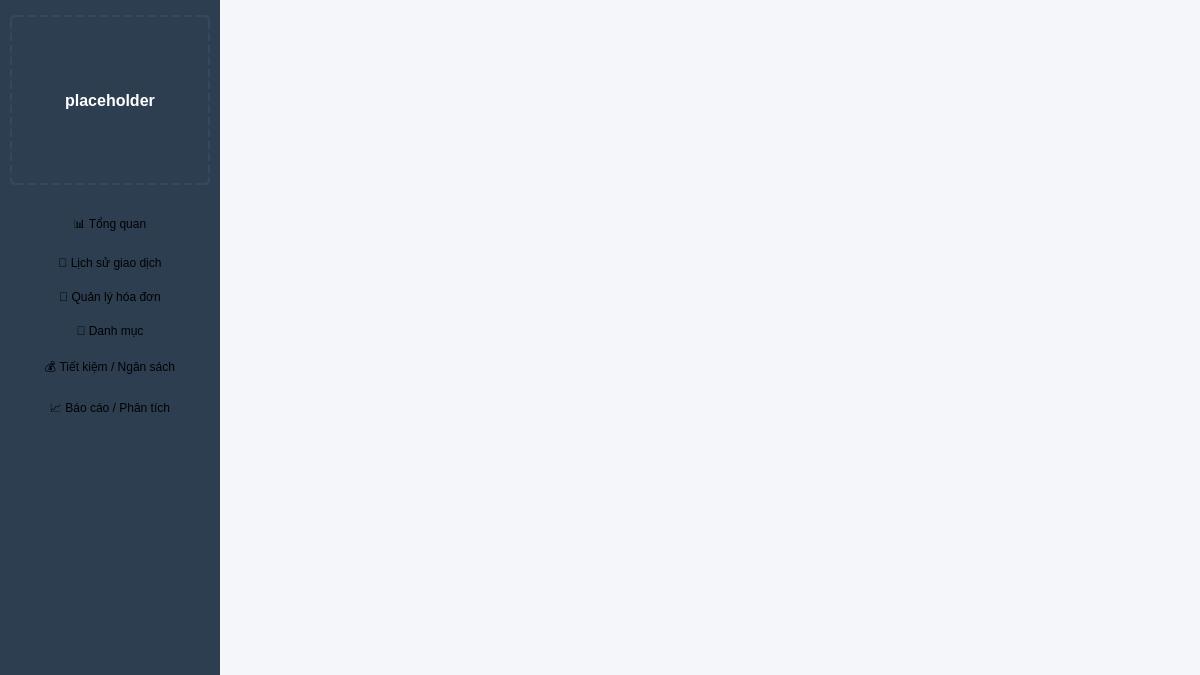
<?xml version="1.0" encoding="UTF-8"?>
<ui version="4.0">
 <class>MainWindow</class>
 <widget class="QMainWindow" name="MainWindow">
  <property name="geometry">
   <rect>
    <x>0</x>
    <y>0</y>
    <width>1200</width>
    <height>675</height>
   </rect>
  </property>
  <property name="minimumSize">
   <size>
    <width>1200</width>
    <height>675</height>
   </size>
  </property>
  <property name="windowTitle">
   <string>Personal Finance Dashboard - Nhóm 8 Template</string>
  </property>
  <widget class="QWidget" name="centralWidget">
   <layout class="QHBoxLayout" name="mainLayout">
    <property name="spacing">
     <number>0</number>
    </property>
    <property name="leftMargin">
     <number>0</number>
    </property>
    <property name="topMargin">
     <number>0</number>
    </property>
    <property name="rightMargin">
     <number>0</number>
    </property>
    <property name="bottomMargin">
     <number>0</number>
    </property>
    <item>
     <widget class="QFrame" name="sidebar">
      <property name="minimumSize">
       <size>
        <width>220</width>
        <height>0</height>
       </size>
      </property>
      <property name="maximumSize">
       <size>
        <width>220</width>
        <height>16777215</height>
       </size>
      </property>
      <property name="styleSheet">
       <string notr="true">background-color: #2c3e50; border: none;</string>
      </property>
      <layout class="QVBoxLayout" name="sidebarLayout">
       <property name="spacing">
        <number>20</number>
       </property>
       <property name="leftMargin">
        <number>10</number>
       </property>
       <property name="topMargin">
        <number>15</number>
       </property>
       <property name="rightMargin">
        <number>10</number>
       </property>
       <property name="bottomMargin">
        <number>30</number>
       </property>
       <item>
        <widget class="QLabel" name="logoPlaceholder">
         <property name="minimumSize">
          <size>
           <width>0</width>
           <height>180</height>
          </size>
         </property>
         <property name="maximumSize">
          <size>
           <width>16777215</width>
           <height>180</height>
          </size>
         </property>
         <property name="styleSheet">
          <string notr="true">color: #ffffff; font-size: 16px; font-weight: bold; border: 2px dashed #34495e; border-radius: 5px; margin-bottom: 10px;</string>
         </property>
         <property name="text">
          <string>placeholder</string>
         </property>
         <property name="alignment">
          <set>Qt::AlignmentFlag::AlignCenter</set>
         </property>
        </widget>
       </item>
       <item>
        <widget class="QPushButton" name="btnOverview">
         <property name="text">
          <string>📊 Tổng quan</string>
         </property>
         <property name="checkable">
          <bool>true</bool>
         </property>
         <property name="checked">
          <bool>true</bool>
         </property>
        </widget>
       </item>
       <item>
        <widget class="QPushButton" name="btnTransactions">
         <property name="text">
          <string>📝 Lịch sử giao dịch</string>
         </property>
         <property name="checkable">
          <bool>true</bool>
         </property>
        </widget>
       </item>
       <item>
        <widget class="QPushButton" name="btnBills">
         <property name="text">
          <string>🧾 Quản lý hóa đơn</string>
         </property>
         <property name="checkable">
          <bool>true</bool>
         </property>
        </widget>
       </item>
       <item>
        <widget class="QPushButton" name="btnCategories">
         <property name="text">
          <string>📁 Danh mục</string>
         </property>
         <property name="checkable">
          <bool>true</bool>
         </property>
        </widget>
       </item>
       <item>
        <widget class="QPushButton" name="btnBudgets">
         <property name="text">
          <string>💰 Tiết kiệm / Ngân sách</string>
         </property>
         <property name="checkable">
          <bool>true</bool>
         </property>
        </widget>
       </item>
       <item>
        <widget class="QPushButton" name="btnReports">
         <property name="text">
          <string>📈 Báo cáo / Phân tích</string>
         </property>
         <property name="checkable">
          <bool>true</bool>
         </property>
        </widget>
       </item>
       <item>
        <spacer name="sidebarSpacer">
         <property name="orientation">
          <enum>Qt::Orientation::Vertical</enum>
         </property>
         <property name="sizeType">
          <enum>QSizePolicy::Policy::Expanding</enum>
         </property>
         <property name="sizeHint" stdset="0">
          <size>
           <width>20</width>
           <height>40</height>
          </size>
         </property>
        </spacer>
       </item>
      </layout>
     </widget>
    </item>
    <item>
     <widget class="QStackedWidget" name="stackedWidget">
      <property name="styleSheet">
       <string notr="true">background-color: #f5f6fa;</string>
      </property>
     </widget>
    </item>
   </layout>
  </widget>
 </widget>
 <resources/>
 <connections/>
</ui>
